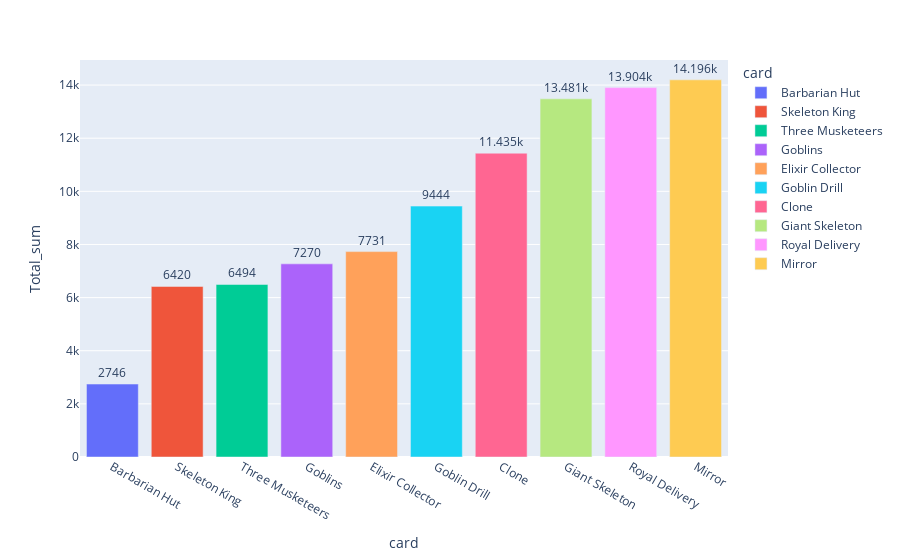

Write notebook code for a chart like this one.
### Code cell
bottom_cards_plot = px.bar(bottom_cards,x='card',y='Total_sum',color='card',text_auto=True)
bottom_cards_plot.update_traces(textposition="outside")
bottom_cards_plot.show()

### Figure 1 — Plotly figure (JSON) as saved in the notebook; plotly's stock layout.template omitted (floating-point values rounded to 4 significant figures)
{"data": [{"alignmentgroup": "True", "hovertemplate": "card=%{x}<br>Total_sum=%{y}<extra></extra>", "legendgroup": "Barbarian Hut", "marker": {"color": "#636efa", "pattern": {"shape": ""}}, "name": "Barbarian Hut", "offsetgroup": "Barbarian Hut", "orientation": "v", "showlegend": true, "textposition": "outside", "texttemplate": "%{y}", "type": "bar", "x": ["Barbarian Hut"], "xaxis": "x", "y": [2746], "yaxis": "y"}, {"alignmentgroup": "True", "hovertemplate": "card=%{x}<br>Total_sum=%{y}<extra></extra>", "legendgroup": "Skeleton King", "marker": {"color": "#EF553B", "pattern": {"shape": ""}}, "name": "Skeleton King", "offsetgroup": "Skeleton King", "orientation": "v", "showlegend": true, "textposition": "outside", "texttemplate": "%{y}", "type": "bar", "x": ["Skeleton King"], "xaxis": "x", "y": [6420], "yaxis": "y"}, {"alignmentgroup": "True", "hovertemplate": "card=%{x}<br>Total_sum=%{y}<extra></extra>", "legendgroup": "Three Musketeers", "marker": {"color": "#00cc96", "pattern": {"shape": ""}}, "name": "Three Musketeers", "offsetgroup": "Three Musketeers", "orientation": "v", "showlegend": true, "textposition": "outside", "texttemplate": "%{y}", "type": "bar", "x": ["Three Musketeers"], "xaxis": "x", "y": [6494], "yaxis": "y"}, {"alignmentgroup": "True", "hovertemplate": "card=%{x}<br>Total_sum=%{y}<extra></extra>", "legendgroup": "Goblins", "marker": {"color": "#ab63fa", "pattern": {"shape": ""}}, "name": "Goblins", "offsetgroup": "Goblins", "orientation": "v", "showlegend": true, "textposition": "outside", "texttemplate": "%{y}", "type": "bar", "x": ["Goblins"], "xaxis": "x", "y": [7270], "yaxis": "y"}, {"alignmentgroup": "True", "hovertemplate": "card=%{x}<br>Total_sum=%{y}<extra></extra>", "legendgroup": "Elixir Collector", "marker": {"color": "#FFA15A", "pattern": {"shape": ""}}, "name": "Elixir Collector", "offsetgroup": "Elixir Collector", "orientation": "v", "showlegend": true, "textposition": "outside", "texttemplate": "%{y}", "type": "bar", "x": ["Elixir Collector"], "xaxis": "x", "y": [7731], "yaxis": "y"}, {"alignmentgroup": "True", "hovertemplate": "card=%{x}<br>Total_sum=%{y}<extra></extra>", "legendgroup": "Goblin Drill", "marker": {"color": "#19d3f3", "pattern": {"shape": ""}}, "name": "Goblin Drill", "offsetgroup": "Goblin Drill", "orientation": "v", "showlegend": true, "textposition": "outside", "texttemplate": "%{y}", "type": "bar", "x": ["Goblin Drill"], "xaxis": "x", "y": [9444], "yaxis": "y"}, {"alignmentgroup": "True", "hovertemplate": "card=%{x}<br>Total_sum=%{y}<extra></extra>", "legendgroup": "Clone", "marker": {"color": "#FF6692", "pattern": {"shape": ""}}, "name": "Clone", "offsetgroup": "Clone", "orientation": "v", "showlegend": true, "textposition": "outside", "texttemplate": "%{y}", "type": "bar", "x": ["Clone"], "xaxis": "x", "y": [11435], "yaxis": "y"}, {"alignmentgroup": "True", "hovertemplate": "card=%{x}<br>Total_sum=%{y}<extra></extra>", "legendgroup": "Giant Skeleton", "marker": {"color": "#B6E880", "pattern": {"shape": ""}}, "name": "Giant Skeleton", "offsetgroup": "Giant Skeleton", "orientation": "v", "showlegend": true, "textposition": "outside", "texttemplate": "%{y}", "type": "bar", "x": ["Giant Skeleton"], "xaxis": "x", "y": [13481], "yaxis": "y"}, {"alignmentgroup": "True", "hovertemplate": "card=%{x}<br>Total_sum=%{y}<extra></extra>", "legendgroup": "Royal Delivery", "marker": {"color": "#FF97FF", "pattern": {"shape": ""}}, "name": "Royal Delivery", "offsetgroup": "Royal Delivery", "orientation": "v", "showlegend": true, "textposition": "outside", "texttemplate": "%{y}", "type": "bar", "x": ["Royal Delivery"], "xaxis": "x", "y": [13904], "yaxis": "y"}, {"alignmentgroup": "True", "hovertemplate": "card=%{x}<br>Total_sum=%{y}<extra></extra>", "legendgroup": "Mirror", "marker": {"color": "#FECB52", "pattern": {"shape": ""}}, "name": "Mirror", "offsetgroup": "Mirror", "orientation": "v", "showlegend": true, "textposition": "outside", "texttemplate": "%{y}", "type": "bar", "x": ["Mirror"], "xaxis": "x", "y": [14196], "yaxis": "y"}], "layout": {"barmode": "relative", "legend": {"title": {"text": "card"}, "tracegroupgap": 0}, "margin": {"t": 60}, "xaxis": {"anchor": "y", "categoryarray": ["Barbarian Hut", "Skeleton King", "Three Musketeers", "Goblins", "Elixir Collector", "Goblin Drill", "Clone", "Giant Skeleton", "Royal Delivery", "Mirror"], "categoryorder": "array", "domain": [0, 1], "title": {"text": "card"}}, "yaxis": {"anchor": "x", "domain": [0, 1], "title": {"text": "Total_sum"}}}}
